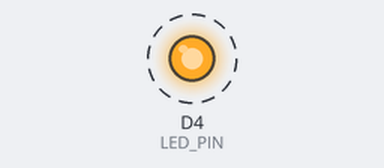
Bench run of a sketch on a simulated ESP8266 (NodeMCU). Shown: output pins drawn as LEDs (lit = HIGH). Dashed ring = blinking. WiFi joins after 1.5 s; servers stay silent unless stated; what the sketch prints to the serial monitor is not drawn.

Above: at 2.0 s.
Timing chart, 0 to 6.1 s (numbered marks = the images above):
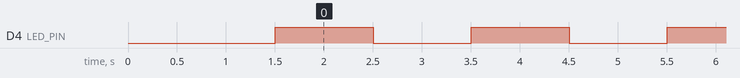

Measured:
- by itself, D4 (LED_PIN): alternates HIGH for 1.0 s and LOW for 1.0 s

The sketch:

Galaxy-Light-Projector-Mod.ino
```cpp
#include <ESP8266WiFi.h>
#include <ESP8266mDNS.h>
#include <WiFiUdp.h>
#include <ArduinoOTA.h>

#ifndef STASSID
#define STASSID "your-ssid"
#define STAPSK "your-password"
#endif

const char* ssid = STASSID;
const char* password = STAPSK;

// Define the pin that the LED is connected to
#define LED_PIN D4

// Define the delay between blinks
#define BLINK_DELAY_MS 1000

// Setup function runs once when the board is powered on or reset
void setup() {
  #pragma region OTA Setup
  // OTA Initialization
  Serial.begin(115200);
  Serial.println("Booting");
  WiFi.mode(WIFI_STA);
  WiFi.begin(ssid, password);
  while (WiFi.waitForConnectResult() != WL_CONNECTED) {
    Serial.println("Connection Failed! Rebooting...");
    delay(5000);
    ESP.restart();
  }
  // Once wifi connected, define
  ArduinoOTA.setHostname("Galaxy Night Light");

  ArduinoOTA.onStart([]() {
    String type;
    if (ArduinoOTA.getCommand() == U_FLASH) {
      type = "sketch";
    } else {  // U_FS
      type = "filesystem";
    }

    // NOTE: if updating FS this would be the place to unmount FS using FS.end()
    Serial.println("Start updating " + type);
  });
  ArduinoOTA.onEnd([]() {
    Serial.println("\nEnd");
  });
  ArduinoOTA.onProgress([](unsigned int progress, unsigned int total) {
    Serial.printf("Progress: %u%%\r", (progress / (total / 100)));
  });
  ArduinoOTA.onError([](ota_error_t error) {
    Serial.printf("Error[%u]: ", error);
    if (error == OTA_AUTH_ERROR) {
      Serial.println("Auth Failed");
    } else if (error == OTA_BEGIN_ERROR) {
      Serial.println("Begin Failed");
    } else if (error == OTA_CONNECT_ERROR) {
      Serial.println("Connect Failed");
    } else if (error == OTA_RECEIVE_ERROR) {
      Serial.println("Receive Failed");
    } else if (error == OTA_END_ERROR) {
      Serial.println("End Failed");
    }
  });
  ArduinoOTA.begin();
  Serial.println("Ready");
  Serial.print("IP address: ");
  Serial.println(WiFi.localIP());
  #pragma endregion

  // Initialize the LED pin as an output
  pinMode(LED_PIN, OUTPUT);
}

// Loop function runs over and over again forever
void loop() {
  // Handle OTA functions
  ArduinoOTA.handle();

  // Turn the LED on
  digitalWrite(LED_PIN, HIGH);

  // Wait for the specified delay
  delay(BLINK_DELAY_MS);

  // Turn the LED off
  digitalWrite(LED_PIN, LOW);

  // Wait for the specified delay
  delay(BLINK_DELAY_MS);
}
```
